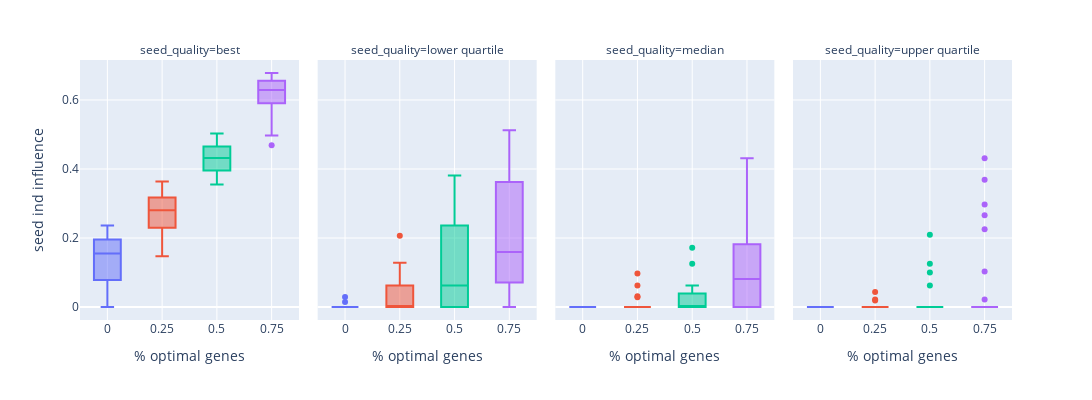
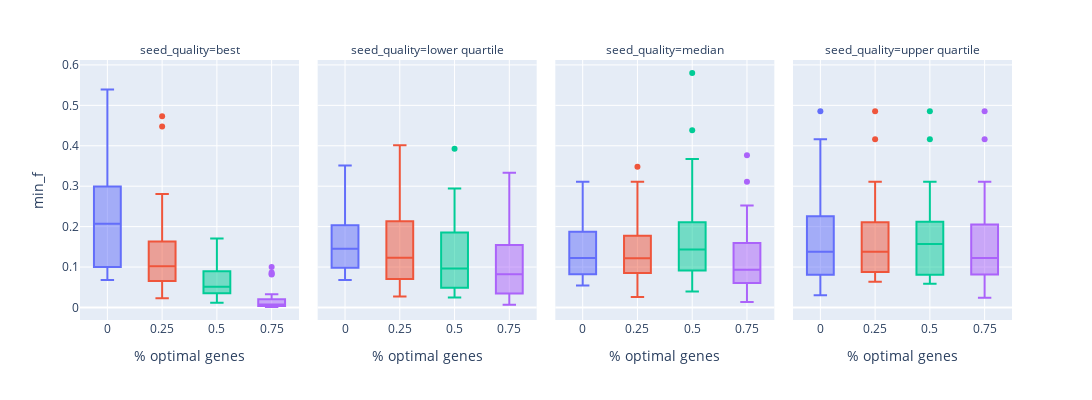

Write notebook code for charts like these, in order.
### Markdown cell above
# Seed Qualities

### Code cell
import pandas as pd
import plotly.express as px

gen = 50; dim = 16; crossover="UX"

# =============================================================================
# Impact
# =============================================================================

ci_df = pd.read_csv("../data/sphere_function_data_out/counting_impact.csv")
only_last_gen_ci = ci_df[ci_df.generation == gen]
only_last_gen_ci = only_last_gen_ci[only_last_gen_ci.dim == dim]
only_last_gen_ci = only_last_gen_ci[only_last_gen_ci.seed_quality != "utopia"]
only_last_gen_ci = only_last_gen_ci[only_last_gen_ci.seed_quality != "dystopia"]
only_last_gen_ci = only_last_gen_ci[only_last_gen_ci.crossover == crossover]


only_last_gen_ci = only_last_gen_ci[['traceID_1', 'percentage_of_optimal_genes', 'seed_quality', 'crossover']]

fig = px.box(
    only_last_gen_ci,
    y="traceID_1", x="percentage_of_optimal_genes",
    facet_col="seed_quality",
    #facet_row="crossover",
    color="percentage_of_optimal_genes",
    labels={
            "value": "counting impact",
            "variable": "",
            "percentage_of_optimal_genes": "% optimal genes",
            "traceID_1" : "seed ind influence"
        },       
    height=400, width=1300,
    
    )
fig.update_layout(showlegend=False)
fig.update_xaxes(showgrid=True, type='category')
fig.write_image("../figures/presentation/seed_quality_comparison_impact.svg")
fig.show()

# =============================================================================
# performance
# =============================================================================

perf_df = pd.read_csv("../data/sphere_function_data_out/performance.csv")
only_last_gen_perf = perf_df[perf_df.generation == gen]
only_last_gen_perf = only_last_gen_perf[only_last_gen_perf.dim == dim]
only_last_gen_perf = only_last_gen_perf[only_last_gen_perf.seed_quality != "utopia"]
only_last_gen_perf = only_last_gen_perf[only_last_gen_perf.seed_quality != "dystopia"]
only_last_gen_perf = only_last_gen_perf[only_last_gen_perf.crossover == crossover]


fig = px.box(
    only_last_gen_perf,
    y="min_f", x="percentage_of_optimal_genes",
    facet_col="seed_quality",
    #facet_row="crossover",
    color="percentage_of_optimal_genes",
    labels={
            "value": "counting impact",
            "variable": "",
            "percentage_of_optimal_genes": "% optimal genes",
            "traceID_1" : "seed ind influence"
        },       
    height=400, width=1300,
    )
fig.update_layout(showlegend=False)
fig.update_xaxes(showgrid=True, type='category')
fig.write_image("../figures/presentation/seed_quality_comparison_performance.svg")
fig.show()

### Figure 1 — Plotly figure (JSON) as saved in the notebook; plotly's stock layout.template omitted (floating-point values rounded to 4 significant figures)
{"data": [{"alignmentgroup": "True", "hovertemplate": "% optimal genes=%{x}<br>seed_quality=best<br>seed ind influence=%{y}<extra></extra>", "legendgroup": "0.0", "marker": {"color": "#636efa"}, "name": "0.0", "notched": false, "offsetgroup": "0.0", "orientation": "v", "showlegend": true, "type": "box", "x": [0, 0, 0, 0, 0, 0, 0, 0, 0, 0, 0, 0, 0, 0, 0, 0, 0, 0, 0, 0, 0, 0, 0, 0, 0, 0, 0, 0, 0, 0, 0], "x0": " ", "xaxis": "x", "y": [0.2362, 0.07168, 0.1969, 0.05964, 0.2272, 0.1864, 0.1477, 0.1948, 0.07426, 0.09327, 0.03609, 0.1961, 0.1059, 0.2064, 0.1818, 0.1633, 0.1241, 0.1721, 0.1067, 0.0911, 0.04966, 0.1553, 0.1159, 0, 0.2209, 0.06918, 0.1725, 0.1745, 0.06608, 0.1962, 0.2187], "y0": " ", "yaxis": "y"}, {"alignmentgroup": "True", "hovertemplate": "% optimal genes=%{x}<br>seed_quality=lower quartile<br>seed ind influence=%{y}<extra></extra>", "legendgroup": "0.0", "marker": {"color": "#636efa"}, "name": "0.0", "notched": false, "offsetgroup": "0.0", "orientation": "v", "showlegend": false, "type": "box", "x": [0, 0, 0, 0, 0, 0, 0, 0, 0, 0, 0, 0, 0, 0, 0, 0, 0, 0, 0, 0, 0, 0, 0, 0, 0, 0, 0, 0, 0, 0, 0], "x0": " ", "xaxis": "x2", "y": [0, 0, 0, 0, 0, 0, 0, 0.02906, 0, 0, 0, 0, 0, 0, 0, 0, 0, 0, 0, 0.01429, 0, 0, 0, 0, 0, 0, 0, 0, 0, 0, 0], "y0": " ", "yaxis": "y2"}, {"alignmentgroup": "True", "hovertemplate": "% optimal genes=%{x}<br>seed_quality=median<br>seed ind influence=%{y}<extra></extra>", "legendgroup": "0.0", "marker": {"color": "#636efa"}, "name": "0.0", "notched": false, "offsetgroup": "0.0", "orientation": "v", "showlegend": false, "type": "box", "x": [0, 0, 0, 0, 0, 0, 0, 0, 0, 0, 0, 0, 0, 0, 0, 0, 0, 0, 0, 0, 0, 0, 0, 0, 0, 0, 0, 0, 0, 0, 0], "x0": " ", "xaxis": "x3", "y": [0, 0, 0, 0, 0, 0, 0, 0, 0, 0, 0, 0, 0, 0, 0, 0, 0, 0, 0, 0, 0, 0, 0, 0, 0, 0, 0, 0, 0, 0, 0], "y0": " ", "yaxis": "y3"}, {"alignmentgroup": "True", "hovertemplate": "% optimal genes=%{x}<br>seed_quality=upper quartile<br>seed ind influence=%{y}<extra></extra>", "legendgroup": "0.0", "marker": {"color": "#636efa"}, "name": "0.0", "notched": false, "offsetgroup": "0.0", "orientation": "v", "showlegend": false, "type": "box", "x": [0, 0, 0, 0, 0, 0, 0, 0, 0, 0, 0, 0, 0, 0, 0, 0, 0, 0, 0, 0, 0, 0, 0, 0, 0, 0, 0, 0, 0, 0, 0], "x0": " ", "xaxis": "x4", "y": [0, 0, 0, 0, 0, 0, 0, 0, 0, 0, 0, 0, 0, 0, 0, 0, 0, 0, 0, 0, 0, 0, 0, 0, 0, 0, 0, 0, 0, 0, 0], "y0": " ", "yaxis": "y4"}, {"alignmentgroup": "True", "hovertemplate": "% optimal genes=%{x}<br>seed_quality=best<br>seed ind influence=%{y}<extra></extra>", "legendgroup": "0.25", "marker": {"color": "#EF553B"}, "name": "0.25", "notched": false, "offsetgroup": "0.25", "orientation": "v", "showlegend": true, "type": "box", "x": [0.25, 0.25, 0.25, 0.25, 0.25, 0.25, 0.25, 0.25, 0.25, 0.25, 0.25, 0.25, 0.25, 0.25, 0.25, 0.25, 0.25, 0.25, 0.25, 0.25, 0.25, 0.25, 0.25, 0.25, 0.25, 0.25, 0.25, 0.25, 0.25, 0.25, 0.25], "x0": " ", "xaxis": "x", "y": [0.2681, 0.3394, 0.3028, 0.1469, 0.3616, 0.3637, 0.2291, 0.2292, 0.2343, 0.3177, 0.2155, 0.279, 0.334, 0.3221, 0.3169, 0.3522, 0.2799, 0.224, 0.3025, 0.2802, 0.23, 0.2719, 0.3156, 0.1972, 0.2185, 0.2987, 0.2008, 0.3035, 0.2839, 0.243, 0.3578], "y0": " ", "yaxis": "y"}, {"alignmentgroup": "True", "hovertemplate": "% optimal genes=%{x}<br>seed_quality=lower quartile<br>seed ind influence=%{y}<extra></extra>", "legendgroup": "0.25", "marker": {"color": "#EF553B"}, "name": "0.25", "notched": false, "offsetgroup": "0.25", "orientation": "v", "showlegend": false, "type": "box", "x": [0.25, 0.25, 0.25, 0.25, 0.25, 0.25, 0.25, 0.25, 0.25, 0.25, 0.25, 0.25, 0.25, 0.25, 0.25, 0.25, 0.25, 0.25, 0.25, 0.25, 0.25, 0.25, 0.25, 0.25, 0.25, 0.25, 0.25, 0.25, 0.25, 0.25, 0.25], "x0": " ", "xaxis": "x2", "y": [0.1187, 0.03438, 0, 0.1281, 0.03125, 0.05, 0.03438, 0.02813, 0, 0, 0.125, 0.05506, 0, 0, 0.2062, 0.0625, 0, 0, 0, 0, 0, 0, 0.125, 0.0625, 0, 0, 0.0625, 0, 0, 0.1126, 0], "y0": " ", "yaxis": "y2"}, {"alignmentgroup": "True", "hovertemplate": "% optimal genes=%{x}<br>seed_quality=median<br>seed ind influence=%{y}<extra></extra>", "legendgroup": "0.25", "marker": {"color": "#EF553B"}, "name": "0.25", "notched": false, "offsetgroup": "0.25", "orientation": "v", "showlegend": false, "type": "box", "x": [0.25, 0.25, 0.25, 0.25, 0.25, 0.25, 0.25, 0.25, 0.25, 0.25, 0.25, 0.25, 0.25, 0.25, 0.25, 0.25, 0.25, 0.25, 0.25, 0.25, 0.25, 0.25, 0.25, 0.25, 0.25, 0.25, 0.25, 0.25, 0.25, 0.25, 0.25], "x0": " ", "xaxis": "x3", "y": [0, 0, 0, 0.09688, 0, 0, 0.02813, 0, 0, 0, 0, 0, 0, 0, 0, 0, 0, 0, 0.0625, 0, 0, 0.03125, 0, 0, 0, 0, 0, 0, 0, 0, 0], "y0": " ", "yaxis": "y3"}, {"alignmentgroup": "True", "hovertemplate": "% optimal genes=%{x}<br>seed_quality=upper quartile<br>seed ind influence=%{y}<extra></extra>", "legendgroup": "0.25", "marker": {"color": "#EF553B"}, "name": "0.25", "notched": false, "offsetgroup": "0.25", "orientation": "v", "showlegend": false, "type": "box", "x": [0.25, 0.25, 0.25, 0.25, 0.25, 0.25, 0.25, 0.25, 0.25, 0.25, 0.25, 0.25, 0.25, 0.25, 0.25, 0.25, 0.25, 0.25, 0.25, 0.25, 0.25, 0.25, 0.25, 0.25, 0.25, 0.25, 0.25, 0.25, 0.25, 0.25, 0.25], "x0": " ", "xaxis": "x4", "y": [0, 0, 0, 0, 0.04375, 0, 0.02187, 0, 0, 0, 0, 0, 0, 0, 0, 0, 0, 0, 0.01875, 0, 0, 0, 0, 0, 0, 0, 0, 0, 0, 0, 0], "y0": " ", "yaxis": "y4"}, {"alignmentgroup": "True", "hovertemplate": "% optimal genes=%{x}<br>seed_quality=best<br>seed ind influence=%{y}<extra></extra>", "legendgroup": "0.5", "marker": {"color": "#00cc96"}, "name": "0.5", "notched": false, "offsetgroup": "0.5", "orientation": "v", "showlegend": true, "type": "box", "x": [0.5, 0.5, 0.5, 0.5, 0.5, 0.5, 0.5, 0.5, 0.5, 0.5, 0.5, 0.5, 0.5, 0.5, 0.5, 0.5, 0.5, 0.5, 0.5, 0.5, 0.5, 0.5, 0.5, 0.5, 0.5, 0.5, 0.5, 0.5, 0.5, 0.5, 0.5], "x0": " ", "xaxis": "x", "y": [0.4445, 0.4719, 0.4902, 0.4013, 0.4543, 0.453, 0.4931, 0.4994, 0.3547, 0.3626, 0.375, 0.4318, 0.5025, 0.3781, 0.4519, 0.4482, 0.4708, 0.4205, 0.4168, 0.3719, 0.3742, 0.3937, 0.4219, 0.3852, 0.4629, 0.4336, 0.413, 0.4093, 0.4023, 0.4658, 0.4719], "y0": " ", "yaxis": "y"}, {"alignmentgroup": "True", "hovertemplate": "% optimal genes=%{x}<br>seed_quality=lower quartile<br>seed ind influence=%{y}<extra></extra>", "legendgroup": "0.5", "marker": {"color": "#00cc96"}, "name": "0.5", "notched": false, "offsetgroup": "0.5", "orientation": "v", "showlegend": false, "type": "box", "x": [0.5, 0.5, 0.5, 0.5, 0.5, 0.5, 0.5, 0.5, 0.5, 0.5, 0.5, 0.5, 0.5, 0.5, 0.5, 0.5, 0.5, 0.5, 0.5, 0.5, 0.5, 0.5, 0.5, 0.5, 0.5, 0.5, 0.5, 0.5, 0.5, 0.5, 0.5], "x0": " ", "xaxis": "x2", "y": [0.1, 0.09062, 0, 0.3469, 0, 0.25, 0.02813, 0.05937, 0, 0, 0.04063, 0.0625, 0.1375, 0.2437, 0.3812, 0.1688, 0, 0.05312, 0.2938, 0.2125, 0.0625, 0, 0.1094, 0.3406, 0, 0.03438, 0.3312, 0, 0, 0.275, 0], "y0": " ", "yaxis": "y2"}, {"alignmentgroup": "True", "hovertemplate": "% optimal genes=%{x}<br>seed_quality=median<br>seed ind influence=%{y}<extra></extra>", "legendgroup": "0.5", "marker": {"color": "#00cc96"}, "name": "0.5", "notched": false, "offsetgroup": "0.5", "orientation": "v", "showlegend": false, "type": "box", "x": [0.5, 0.5, 0.5, 0.5, 0.5, 0.5, 0.5, 0.5, 0.5, 0.5, 0.5, 0.5, 0.5, 0.5, 0.5, 0.5, 0.5, 0.5, 0.5, 0.5, 0.5, 0.5, 0.5, 0.5, 0.5, 0.5, 0.5, 0.5, 0.5, 0.5, 0.5], "x0": " ", "xaxis": "x3", "y": [0, 0.0625, 0, 0.0625, 0.03438, 0, 0.0625, 0, 0, 0, 0, 0, 0, 0, 0, 0, 0, 0, 0.04063, 0.1719, 0.125, 0.0625, 0, 0, 0, 0, 0, 0, 0, 0.05312, 0], "y0": " ", "yaxis": "y3"}, {"alignmentgroup": "True", "hovertemplate": "% optimal genes=%{x}<br>seed_quality=upper quartile<br>seed ind influence=%{y}<extra></extra>", "legendgroup": "0.5", "marker": {"color": "#00cc96"}, "name": "0.5", "notched": false, "offsetgroup": "0.5", "orientation": "v", "showlegend": false, "type": "box", "x": [0.5, 0.5, 0.5, 0.5, 0.5, 0.5, 0.5, 0.5, 0.5, 0.5, 0.5, 0.5, 0.5, 0.5, 0.5, 0.5, 0.5, 0.5, 0.5, 0.5, 0.5, 0.5, 0.5, 0.5, 0.5, 0.5, 0.5, 0.5, 0.5, 0.5, 0.5], "x0": " ", "xaxis": "x4", "y": [0, 0, 0, 0, 0, 0, 0, 0.0625, 0, 0, 0, 0, 0, 0, 0, 0, 0, 0, 0.125, 0.2094, 0.1, 0, 0, 0, 0, 0, 0, 0, 0, 0, 0], "y0": " ", "yaxis": "y4"}, {"alignmentgroup": "True", "hovertemplate": "% optimal genes=%{x}<br>seed_quality=best<br>seed ind influence=%{y}<extra></extra>", "legendgroup": "0.75", "marker": {"color": "#ab63fa"}, "name": "0.75", "notched": false, "offsetgroup": "0.75", "orientation": "v", "showlegend": true, "type": "box", "x": [0.75, 0.75, 0.75, 0.75, 0.75, 0.75, 0.75, 0.75, 0.75, 0.75, 0.75, 0.75, 0.75, 0.75, 0.75, 0.75, 0.75, 0.75, 0.75, 0.75, 0.75, 0.75, 0.75, 0.75, 0.75, 0.75, 0.75, 0.75, 0.75, 0.75, 0.75], "x0": " ", "xaxis": "x", "y": [0.6531, 0.6781, 0.6312, 0.4969, 0.6375, 0.5906, 0.6746, 0.6375, 0.625, 0.6412, 0.5031, 0.676, 0.5906, 0.4688, 0.6686, 0.6619, 0.6219, 0.5625, 0.5062, 0.6291, 0.5906, 0.6219, 0.6562, 0.6775, 0.5938, 0.5687, 0.5719, 0.6344, 0.5906, 0.65, 0.6626], "y0": " ", "yaxis": "y"}, {"alignmentgroup": "True", "hovertemplate": "% optimal genes=%{x}<br>seed_quality=lower quartile<br>seed ind influence=%{y}<extra></extra>", "legendgroup": "0.75", "marker": {"color": "#ab63fa"}, "name": "0.75", "notched": false, "offsetgroup": "0.75", "orientation": "v", "showlegend": false, "type": "box", "x": [0.75, 0.75, 0.75, 0.75, 0.75, 0.75, 0.75, 0.75, 0.75, 0.75, 0.75, 0.75, 0.75, 0.75, 0.75, 0.75, 0.75, 0.75, 0.75, 0.75, 0.75, 0.75, 0.75, 0.75, 0.75, 0.75, 0.75, 0.75, 0.75, 0.75, 0.75], "x0": " ", "xaxis": "x2", "y": [0.2219, 0.4844, 0, 0.2625, 0.5125, 0.3844, 0, 0.09688, 0.3656, 0.125, 0.375, 0.3219, 0.04063, 0.2375, 0.3688, 0.0625, 0.1531, 0.1062, 0, 0, 0.3531, 0.125, 0.2625, 0.0625, 0, 0.3812, 0.3688, 0.1594, 0.2062, 0.125, 0.1062], "y0": " ", "yaxis": "y2"}, {"alignmentgroup": "True", "hovertemplate": "% optimal genes=%{x}<br>seed_quality=median<br>seed ind influence=%{y}<extra></extra>", "legendgroup": "0.75", "marker": {"color": "#ab63fa"}, "name": "0.75", "notched": false, "offsetgroup": "0.75", "orientation": "v", "showlegend": false, "type": "box", "x": [0.75, 0.75, 0.75, 0.75, 0.75, 0.75, 0.75, 0.75, 0.75, 0.75, 0.75, 0.75, 0.75, 0.75, 0.75, 0.75, 0.75, 0.75, 0.75, 0.75, 0.75, 0.75, 0.75, 0.75, 0.75, 0.75, 0.75, 0.75, 0.75, 0.75, 0.75], "x0": " ", "xaxis": "x3", "y": [0, 0.175, 0, 0.08125, 0.4219, 0, 0.2437, 0.08438, 0.1688, 0, 0.1656, 0.4313, 0, 0.1875, 0, 0.1375, 0, 0, 0.1625, 0, 0.3875, 0.1594, 0.3031, 0, 0, 0, 0, 0, 0.1844, 0.2156, 0], "y0": " ", "yaxis": "y3"}, {"alignmentgroup": "True", "hovertemplate": "% optimal genes=%{x}<br>seed_quality=upper quartile<br>seed ind influence=%{y}<extra></extra>", "legendgroup": "0.75", "marker": {"color": "#ab63fa"}, "name": "0.75", "notched": false, "offsetgroup": "0.75", "orientation": "v", "showlegend": false, "type": "box", "x": [0.75, 0.75, 0.75, 0.75, 0.75, 0.75, 0.75, 0.75, 0.75, 0.75, 0.75, 0.75, 0.75, 0.75, 0.75, 0.75, 0.75, 0.75, 0.75, 0.75, 0.75, 0.75, 0.75, 0.75, 0.75, 0.75, 0.75, 0.75, 0.75, 0.75, 0.75], "x0": " ", "xaxis": "x4", "y": [0, 0, 0, 0, 0.3688, 0, 0.02187, 0, 0.1031, 0, 0.2969, 0, 0, 0, 0, 0, 0, 0, 0.225, 0, 0.2656, 0, 0.4313, 0, 0, 0, 0, 0, 0, 0, 0], "y0": " ", "yaxis": "y4"}], "layout": {"annotations": [{"font": {}, "showarrow": false, "text": "seed_quality=best", "x": 0.1175, "xanchor": "center", "xref": "paper", "y": 1, "yanchor": "bottom", "yref": "paper"}, {"font": {}, "showarrow": false, "text": "seed_quality=lower quartile", "x": 0.3725, "xanchor": "center", "xref": "paper", "y": 1, "yanchor": "bottom", "yref": "paper"}, {"font": {}, "showarrow": false, "text": "seed_quality=median", "x": 0.6275, "xanchor": "center", "xref": "paper", "y": 1, "yanchor": "bottom", "yref": "paper"}, {"font": {}, "showarrow": false, "text": "seed_quality=upper quartile", "x": 0.8825, "xanchor": "center", "xref": "paper", "y": 1, "yanchor": "bottom", "yref": "paper"}], "boxmode": "overlay", "height": 400, "legend": {"title": {"text": "% optimal genes"}, "tracegroupgap": 0}, "margin": {"t": 60}, "showlegend": false, "width": 1300, "xaxis": {"anchor": "y", "categoryarray": [0, 0.25, 0.5, 0.75], "categoryorder": "array", "domain": [0, 0.235], "showgrid": true, "title": {"text": "% optimal genes"}, "type": "category"}, "xaxis2": {"anchor": "y2", "categoryarray": [0, 0.25, 0.5, 0.75], "categoryorder": "array", "domain": [0.255, 0.49], "matches": "x", "showgrid": true, "title": {"text": "% optimal genes"}, "type": "category"}, "xaxis3": {"anchor": "y3", "categoryarray": [0, 0.25, 0.5, 0.75], "categoryorder": "array", "domain": [0.51, 0.745], "matches": "x", "showgrid": true, "title": {"text": "% optimal genes"}, "type": "category"}, "xaxis4": {"anchor": "y4", "categoryarray": [0, 0.25, 0.5, 0.75], "categoryorder": "array", "domain": [0.765, 1.0], "matches": "x", "showgrid": true, "title": {"text": "% optimal genes"}, "type": "category"}, "yaxis": {"anchor": "x", "domain": [0, 1], "title": {"text": "seed ind influence"}}, "yaxis2": {"anchor": "x2", "domain": [0, 1], "matches": "y", "showticklabels": false}, "yaxis3": {"anchor": "x3", "domain": [0, 1], "matches": "y", "showticklabels": false}, "yaxis4": {"anchor": "x4", "domain": [0, 1], "matches": "y", "showticklabels": false}}}

### Figure 2 — Plotly figure (JSON) as saved in the notebook; plotly's stock layout.template omitted (floating-point values rounded to 4 significant figures)
{"data": [{"alignmentgroup": "True", "hovertemplate": "% optimal genes=%{x}<br>seed_quality=best<br>min_f=%{y}<extra></extra>", "legendgroup": "0.0", "marker": {"color": "#636efa"}, "name": "0.0", "notched": false, "offsetgroup": "0.0", "orientation": "v", "showlegend": true, "type": "box", "x": [0, 0, 0, 0, 0, 0, 0, 0, 0, 0, 0, 0, 0, 0, 0, 0, 0, 0, 0, 0, 0, 0, 0, 0, 0, 0, 0, 0, 0, 0, 0], "x0": " ", "xaxis": "x", "y": [0.2072, 0.06995, 0.1928, 0.1293, 0.3042, 0.4502, 0.3421, 0.5389, 0.07671, 0.2461, 0.07909, 0.1102, 0.1889, 0.281, 0.2275, 0.168, 0.2384, 0.5282, 0.2124, 0.2843, 0.06806, 0.4846, 0.07854, 0.165, 0.3304, 0.2257, 0.3443, 0.09664, 0.06821, 0.08906, 0.193], "y0": " ", "yaxis": "y"}, {"alignmentgroup": "True", "hovertemplate": "% optimal genes=%{x}<br>seed_quality=lower quartile<br>min_f=%{y}<extra></extra>", "legendgroup": "0.0", "marker": {"color": "#636efa"}, "name": "0.0", "notched": false, "offsetgroup": "0.0", "orientation": "v", "showlegend": false, "type": "box", "x": [0, 0, 0, 0, 0, 0, 0, 0, 0, 0, 0, 0, 0, 0, 0, 0, 0, 0, 0, 0, 0, 0, 0, 0, 0, 0, 0, 0, 0, 0, 0], "x0": " ", "xaxis": "x2", "y": [0.06938, 0.1417, 0.1671, 0.09968, 0.351, 0.104, 0.3298, 0.296, 0.2075, 0.1454, 0.3377, 0.1546, 0.1151, 0.1123, 0.1029, 0.2167, 0.09754, 0.1194, 0.08368, 0.07164, 0.07718, 0.08398, 0.1608, 0.2787, 0.2221, 0.1884, 0.09232, 0.1556, 0.1785, 0.1907, 0.06775], "y0": " ", "yaxis": "y2"}, {"alignmentgroup": "True", "hovertemplate": "% optimal genes=%{x}<br>seed_quality=median<br>min_f=%{y}<extra></extra>", "legendgroup": "0.0", "marker": {"color": "#636efa"}, "name": "0.0", "notched": false, "offsetgroup": "0.0", "orientation": "v", "showlegend": false, "type": "box", "x": [0, 0, 0, 0, 0, 0, 0, 0, 0, 0, 0, 0, 0, 0, 0, 0, 0, 0, 0, 0, 0, 0, 0, 0, 0, 0, 0, 0, 0, 0, 0], "x0": " ", "xaxis": "x3", "y": [0.3112, 0.1959, 0.1671, 0.07139, 0.19, 0.07932, 0.3017, 0.1066, 0.06344, 0.0541, 0.08248, 0.05499, 0.2114, 0.2537, 0.06363, 0.1319, 0.1791, 0.136, 0.2196, 0.107, 0.08189, 0.1225, 0.1569, 0.09436, 0.0846, 0.08736, 0.1355, 0.1197, 0.07461, 0.1797, 0.2999], "y0": " ", "yaxis": "y3"}, {"alignmentgroup": "True", "hovertemplate": "% optimal genes=%{x}<br>seed_quality=upper quartile<br>min_f=%{y}<extra></extra>", "legendgroup": "0.0", "marker": {"color": "#636efa"}, "name": "0.0", "notched": false, "offsetgroup": "0.0", "orientation": "v", "showlegend": false, "type": "box", "x": [0, 0, 0, 0, 0, 0, 0, 0, 0, 0, 0, 0, 0, 0, 0, 0, 0, 0, 0, 0, 0, 0, 0, 0, 0, 0, 0, 0, 0, 0, 0], "x0": " ", "xaxis": "x4", "y": [0.3112, 0.2126, 0.1671, 0.2484, 0.2718, 0.07932, 0.1835, 0.1699, 0.06344, 0.2301, 0.06231, 0.4161, 0.2114, 0.07011, 0.348, 0.05826, 0.03023, 0.08842, 0.1182, 0.107, 0.1829, 0.0794, 0.06445, 0.09436, 0.0846, 0.08736, 0.1355, 0.1381, 0.1708, 0.3025, 0.4851], "y0": " ", "yaxis": "y4"}, {"alignmentgroup": "True", "hovertemplate": "% optimal genes=%{x}<br>seed_quality=best<br>min_f=%{y}<extra></extra>", "legendgroup": "0.25", "marker": {"color": "#EF553B"}, "name": "0.25", "notched": false, "offsetgroup": "0.25", "orientation": "v", "showlegend": true, "type": "box", "x": [0.25, 0.25, 0.25, 0.25, 0.25, 0.25, 0.25, 0.25, 0.25, 0.25, 0.25, 0.25, 0.25, 0.25, 0.25, 0.25, 0.25, 0.25, 0.25, 0.25, 0.25, 0.25, 0.25, 0.25, 0.25, 0.25, 0.25, 0.25, 0.25, 0.25, 0.25], "x0": " ", "xaxis": "x", "y": [0.06456, 0.1021, 0.09742, 0.07949, 0.1476, 0.06712, 0.1392, 0.4475, 0.06331, 0.1184, 0.1798, 0.0645, 0.2055, 0.2806, 0.1217, 0.03906, 0.07759, 0.08552, 0.0231, 0.1634, 0.03341, 0.04218, 0.04975, 0.1657, 0.1621, 0.4728, 0.1536, 0.06894, 0.1696, 0.07391, 0.137], "y0": " ", "yaxis": "y"}, {"alignmentgroup": "True", "hovertemplate": "% optimal genes=%{x}<br>seed_quality=lower quartile<br>min_f=%{y}<extra></extra>", "legendgroup": "0.25", "marker": {"color": "#EF553B"}, "name": "0.25", "notched": false, "offsetgroup": "0.25", "orientation": "v", "showlegend": false, "type": "box", "x": [0.25, 0.25, 0.25, 0.25, 0.25, 0.25, 0.25, 0.25, 0.25, 0.25, 0.25, 0.25, 0.25, 0.25, 0.25, 0.25, 0.25, 0.25, 0.25, 0.25, 0.25, 0.25, 0.25, 0.25, 0.25, 0.25, 0.25, 0.25, 0.25, 0.25, 0.25], "x0": " ", "xaxis": "x2", "y": [0.03668, 0.1873, 0.1671, 0.0969, 0.1706, 0.1041, 0.1636, 0.3474, 0.2446, 0.0656, 0.03992, 0.1449, 0.05291, 0.3259, 0.06954, 0.063, 0.1728, 0.2524, 0.3118, 0.1072, 0.02713, 0.07209, 0.2768, 0.1228, 0.2221, 0.07012, 0.1132, 0.1339, 0.09281, 0.401, 0.1129], "y0": " ", "yaxis": "y2"}, {"alignmentgroup": "True", "hovertemplate": "% optimal genes=%{x}<br>seed_quality=median<br>min_f=%{y}<extra></extra>", "legendgroup": "0.25", "marker": {"color": "#EF553B"}, "name": "0.25", "notched": false, "offsetgroup": "0.25", "orientation": "v", "showlegend": false, "type": "box", "x": [0.25, 0.25, 0.25, 0.25, 0.25, 0.25, 0.25, 0.25, 0.25, 0.25, 0.25, 0.25, 0.25, 0.25, 0.25, 0.25, 0.25, 0.25, 0.25, 0.25, 0.25, 0.25, 0.25, 0.25, 0.25, 0.25, 0.25, 0.25, 0.25, 0.25, 0.25], "x0": " ", "xaxis": "x3", "y": [0.3112, 0.1218, 0.1671, 0.07657, 0.1374, 0.07932, 0.1126, 0.1699, 0.06344, 0.07307, 0.02563, 0.1127, 0.2114, 0.2537, 0.348, 0.06136, 0.123, 0.1534, 0.1293, 0.107, 0.1142, 0.06404, 0.09629, 0.09436, 0.0846, 0.08736, 0.1355, 0.2961, 0.2848, 0.1797, 0.2999], "y0": " ", "yaxis": "y3"}, {"alignmentgroup": "True", "hovertemplate": "% optimal genes=%{x}<br>seed_quality=upper quartile<br>min_f=%{y}<extra></extra>", "legendgroup": "0.25", "marker": {"color": "#EF553B"}, "name": "0.25", "notched": false, "offsetgroup": "0.25", "orientation": "v", "showlegend": false, "type": "box", "x": [0.25, 0.25, 0.25, 0.25, 0.25, 0.25, 0.25, 0.25, 0.25, 0.25, 0.25, 0.25, 0.25, 0.25, 0.25, 0.25, 0.25, 0.25, 0.25, 0.25, 0.25, 0.25, 0.25, 0.25, 0.25, 0.25, 0.25, 0.25, 0.25, 0.25, 0.25], "x0": " ", "xaxis": "x4", "y": [0.3112, 0.2126, 0.1671, 0.2484, 0.21, 0.07932, 0.1874, 0.2346, 0.06344, 0.2301, 0.07053, 0.4161, 0.2114, 0.07011, 0.1975, 0.1319, 0.1227, 0.08842, 0.06467, 0.107, 0.128, 0.0794, 0.1569, 0.09436, 0.0846, 0.08736, 0.1355, 0.1381, 0.1708, 0.176, 0.4851], "y0": " ", "yaxis": "y4"}, {"alignmentgroup": "True", "hovertemplate": "% optimal genes=%{x}<br>seed_quality=best<br>min_f=%{y}<extra></extra>", "legendgroup": "0.5", "marker": {"color": "#00cc96"}, "name": "0.5", "notched": false, "offsetgroup": "0.5", "orientation": "v", "showlegend": true, "type": "box", "x": [0.5, 0.5, 0.5, 0.5, 0.5, 0.5, 0.5, 0.5, 0.5, 0.5, 0.5, 0.5, 0.5, 0.5, 0.5, 0.5, 0.5, 0.5, 0.5, 0.5, 0.5, 0.5, 0.5, 0.5, 0.5, 0.5, 0.5, 0.5, 0.5, 0.5, 0.5], "x0": " ", "xaxis": "x", "y": [0.03508, 0.1456, 0.06915, 0.01169, 0.1708, 0.1199, 0.08801, 0.03229, 0.08657, 0.01366, 0.09022, 0.02185, 0.05183, 0.03604, 0.05591, 0.05118, 0.01158, 0.04232, 0.03265, 0.05959, 0.1278, 0.1082, 0.04327, 0.1131, 0.06472, 0.01445, 0.03804, 0.1387, 0.04423, 0.03564, 0.04716], "y0": " ", "yaxis": "y"}, {"alignmentgroup": "True", "hovertemplate": "% optimal genes=%{x}<br>seed_quality=lower quartile<br>min_f=%{y}<extra></extra>", "legendgroup": "0.5", "marker": {"color": "#00cc96"}, "name": "0.5", "notched": false, "offsetgroup": "0.5", "orientation": "v", "showlegend": false, "type": "box", "x": [0.5, 0.5, 0.5, 0.5, 0.5, 0.5, 0.5, 0.5, 0.5, 0.5, 0.5, 0.5, 0.5, 0.5, 0.5, 0.5, 0.5, 0.5, 0.5, 0.5, 0.5, 0.5, 0.5, 0.5, 0.5, 0.5, 0.5, 0.5, 0.5, 0.5, 0.5], "x0": " ", "xaxis": "x2", "y": [0.02596, 0.133, 0.1671, 0.02492, 0.2199, 0.04797, 0.1661, 0.191, 0.04632, 0.0893, 0.06323, 0.3928, 0.09671, 0.03415, 0.0959, 0.09448, 0.2053, 0.168, 0.06162, 0.02762, 0.193, 0.04427, 0.2946, 0.03124, 0.2221, 0.2086, 0.0505, 0.0857, 0.1389, 0.1537, 0.137], "y0": " ", "yaxis": "y2"}, {"alignmentgroup": "True", "hovertemplate": "% optimal genes=%{x}<br>seed_quality=median<br>min_f=%{y}<extra></extra>", "legendgroup": "0.5", "marker": {"color": "#00cc96"}, "name": "0.5", "notched": false, "offsetgroup": "0.5", "orientation": "v", "showlegend": false, "type": "box", "x": [0.5, 0.5, 0.5, 0.5, 0.5, 0.5, 0.5, 0.5, 0.5, 0.5, 0.5, 0.5, 0.5, 0.5, 0.5, 0.5, 0.5, 0.5, 0.5, 0.5, 0.5, 0.5, 0.5, 0.5, 0.5, 0.5, 0.5, 0.5, 0.5, 0.5, 0.5], "x0": " ", "xaxis": "x3", "y": [0.3112, 0.1568, 0.1671, 0.1255, 0.1895, 0.07932, 0.07924, 0.58, 0.06344, 0.2301, 0.1584, 0.2088, 0.2114, 0.1436, 0.1598, 0.1319, 0.2328, 0.136, 0.4386, 0.07243, 0.03943, 0.09045, 0.09629, 0.09436, 0.0846, 0.08736, 0.1355, 0.1032, 0.1708, 0.3674, 0.2921], "y0": " ", "yaxis": "y3"}, {"alignmentgroup": "True", "hovertemplate": "% optimal genes=%{x}<br>seed_quality=upper quartile<br>min_f=%{y}<extra></extra>", "legendgroup": "0.5", "marker": {"color": "#00cc96"}, "name": "0.5", "notched": false, "offsetgroup": "0.5", "orientation": "v", "showlegend": false, "type": "box", "x": [0.5, 0.5, 0.5, 0.5, 0.5, 0.5, 0.5, 0.5, 0.5, 0.5, 0.5, 0.5, 0.5, 0.5, 0.5, 0.5, 0.5, 0.5, 0.5, 0.5, 0.5, 0.5, 0.5, 0.5, 0.5, 0.5, 0.5, 0.5, 0.5, 0.5, 0.5], "x0": " ", "xaxis": "x4", "y": [0.3112, 0.2126, 0.1671, 0.2484, 0.2262, 0.07932, 0.1614, 0.1851, 0.06344, 0.06956, 0.07848, 0.4161, 0.2114, 0.07011, 0.1237, 0.2132, 0.2615, 0.08842, 0.06482, 0.1833, 0.05866, 0.0794, 0.1569, 0.09436, 0.0846, 0.08736, 0.1355, 0.1381, 0.1708, 0.1797, 0.4851], "y0": " ", "yaxis": "y4"}, {"alignmentgroup": "True", "hovertemplate": "% optimal genes=%{x}<br>seed_quality=best<br>min_f=%{y}<extra></extra>", "legendgroup": "0.75", "marker": {"color": "#ab63fa"}, "name": "0.75", "notched": false, "offsetgroup": "0.75", "orientation": "v", "showlegend": true, "type": "box", "x": [0.75, 0.75, 0.75, 0.75, 0.75, 0.75, 0.75, 0.75, 0.75, 0.75, 0.75, 0.75, 0.75, 0.75, 0.75, 0.75, 0.75, 0.75, 0.75, 0.75, 0.75, 0.75, 0.75, 0.75, 0.75, 0.75, 0.75, 0.75, 0.75, 0.75, 0.75], "x0": " ", "xaxis": "x", "y": [0.003121, 0.001157, 0.002425, 0.009771, 0.002352, 0.006422, 0.003378, 0.002715, 0.02308, 0.004169, 0.01699, 0.00862, 0.008255, 0.08293, 0.008169, 0.02167, 0.006629, 0.02089, 0.003675, 0.01003, 0.001642, 0.1, 0.007401, 0.08184, 0.08638, 0.01884, 0.03252, 0.003685, 0.00636, 0.00391, 0.00188], "y0": " ", "yaxis": "y"}, {"alignmentgroup": "True", "hovertemplate": "% optimal genes=%{x}<br>seed_quality=lower quartile<br>min_f=%{y}<extra></extra>", "legendgroup": "0.75", "marker": {"color": "#ab63fa"}, "name": "0.75", "notched": false, "offsetgroup": "0.75", "orientation": "v", "showlegend": false, "type": "box", "x": [0.75, 0.75, 0.75, 0.75, 0.75, 0.75, 0.75, 0.75, 0.75, 0.75, 0.75, 0.75, 0.75, 0.75, 0.75, 0.75, 0.75, 0.75, 0.75, 0.75, 0.75, 0.75, 0.75, 0.75, 0.75, 0.75, 0.75, 0.75, 0.75, 0.75, 0.75], "x0": " ", "xaxis": "x2", "y": [0.08788, 0.006551, 0.03849, 0.1525, 0.09897, 0.01349, 0.2977, 0.01902, 0.01431, 0.03299, 0.04614, 0.1669, 0.08247, 0.08257, 0.01138, 0.1974, 0.04899, 0.08302, 0.1551, 0.2037, 0.03436, 0.06972, 0.03512, 0.3333, 0.2221, 0.01543, 0.04247, 0.06445, 0.09028, 0.08924, 0.2458], "y0": " ", "yaxis": "y2"}, {"alignmentgroup": "True", "hovertemplate": "% optimal genes=%{x}<br>seed_quality=median<br>min_f=%{y}<extra></extra>", "legendgroup": "0.75", "marker": {"color": "#ab63fa"}, "name": "0.75", "notched": false, "offsetgroup": "0.75", "orientation": "v", "showlegend": false, "type": "box", "x": [0.75, 0.75, 0.75, 0.75, 0.75, 0.75, 0.75, 0.75, 0.75, 0.75, 0.75, 0.75, 0.75, 0.75, 0.75, 0.75, 0.75, 0.75, 0.75, 0.75, 0.75, 0.75, 0.75, 0.75, 0.75, 0.75, 0.75, 0.75, 0.75, 0.75, 0.75], "x0": " ", "xaxis": "x3", "y": [0.3112, 0.05454, 0.08515, 0.1938, 0.01323, 0.07932, 0.09877, 0.07753, 0.05185, 0.2301, 0.05213, 0.03783, 0.2114, 0.09309, 0.08727, 0.05295, 0.1227, 0.2524, 0.1276, 0.107, 0.03879, 0.1674, 0.0432, 0.09436, 0.0846, 0.08736, 0.1355, 0.1032, 0.3767, 0.07764, 0.1956], "y0": " ", "yaxis": "y3"}, {"alignmentgroup": "True", "hovertemplate": "% optimal genes=%{x}<br>seed_quality=upper quartile<br>min_f=%{y}<extra></extra>", "legendgroup": "0.75", "marker": {"color": "#ab63fa"}, "name": "0.75", "notched": false, "offsetgroup": "0.75", "orientation": "v", "showlegend": false, "type": "box", "x": [0.75, 0.75, 0.75, 0.75, 0.75, 0.75, 0.75, 0.75, 0.75, 0.75, 0.75, 0.75, 0.75, 0.75, 0.75, 0.75, 0.75, 0.75, 0.75, 0.75, 0.75, 0.75, 0.75, 0.75, 0.75, 0.75, 0.75, 0.75, 0.75, 0.75, 0.75], "x0": " ", "xaxis": "x4", "y": [0.3112, 0.2126, 0.07992, 0.2484, 0.03337, 0.07932, 0.1874, 0.2346, 0.1111, 0.116, 0.0748, 0.4161, 0.2114, 0.07011, 0.1237, 0.1319, 0.1227, 0.08842, 0.1694, 0.107, 0.08086, 0.0794, 0.02417, 0.09436, 0.0846, 0.08736, 0.1355, 0.1381, 0.1708, 0.2582, 0.4851], "y0": " ", "yaxis": "y4"}], "layout": {"annotations": [{"font": {}, "showarrow": false, "text": "seed_quality=best", "x": 0.1175, "xanchor": "center", "xref": "paper", "y": 1, "yanchor": "bottom", "yref": "paper"}, {"font": {}, "showarrow": false, "text": "seed_quality=lower quartile", "x": 0.3725, "xanchor": "center", "xref": "paper", "y": 1, "yanchor": "bottom", "yref": "paper"}, {"font": {}, "showarrow": false, "text": "seed_quality=median", "x": 0.6275, "xanchor": "center", "xref": "paper", "y": 1, "yanchor": "bottom", "yref": "paper"}, {"font": {}, "showarrow": false, "text": "seed_quality=upper quartile", "x": 0.8825, "xanchor": "center", "xref": "paper", "y": 1, "yanchor": "bottom", "yref": "paper"}], "boxmode": "overlay", "height": 400, "legend": {"title": {"text": "% optimal genes"}, "tracegroupgap": 0}, "margin": {"t": 60}, "showlegend": false, "width": 1300, "xaxis": {"anchor": "y", "categoryarray": [0, 0.25, 0.5, 0.75], "categoryorder": "array", "domain": [0, 0.235], "showgrid": true, "title": {"text": "% optimal genes"}, "type": "category"}, "xaxis2": {"anchor": "y2", "categoryarray": [0, 0.25, 0.5, 0.75], "categoryorder": "array", "domain": [0.255, 0.49], "matches": "x", "showgrid": true, "title": {"text": "% optimal genes"}, "type": "category"}, "xaxis3": {"anchor": "y3", "categoryarray": [0, 0.25, 0.5, 0.75], "categoryorder": "array", "domain": [0.51, 0.745], "matches": "x", "showgrid": true, "title": {"text": "% optimal genes"}, "type": "category"}, "xaxis4": {"anchor": "y4", "categoryarray": [0, 0.25, 0.5, 0.75], "categoryorder": "array", "domain": [0.765, 1.0], "matches": "x", "showgrid": true, "title": {"text": "% optimal genes"}, "type": "category"}, "yaxis": {"anchor": "x", "domain": [0, 1], "title": {"text": "min_f"}}, "yaxis2": {"anchor": "x2", "domain": [0, 1], "matches": "y", "showticklabels": false}, "yaxis3": {"anchor": "x3", "domain": [0, 1], "matches": "y", "showticklabels": false}, "yaxis4": {"anchor": "x4", "domain": [0, 1], "matches": "y", "showticklabels": false}}}
